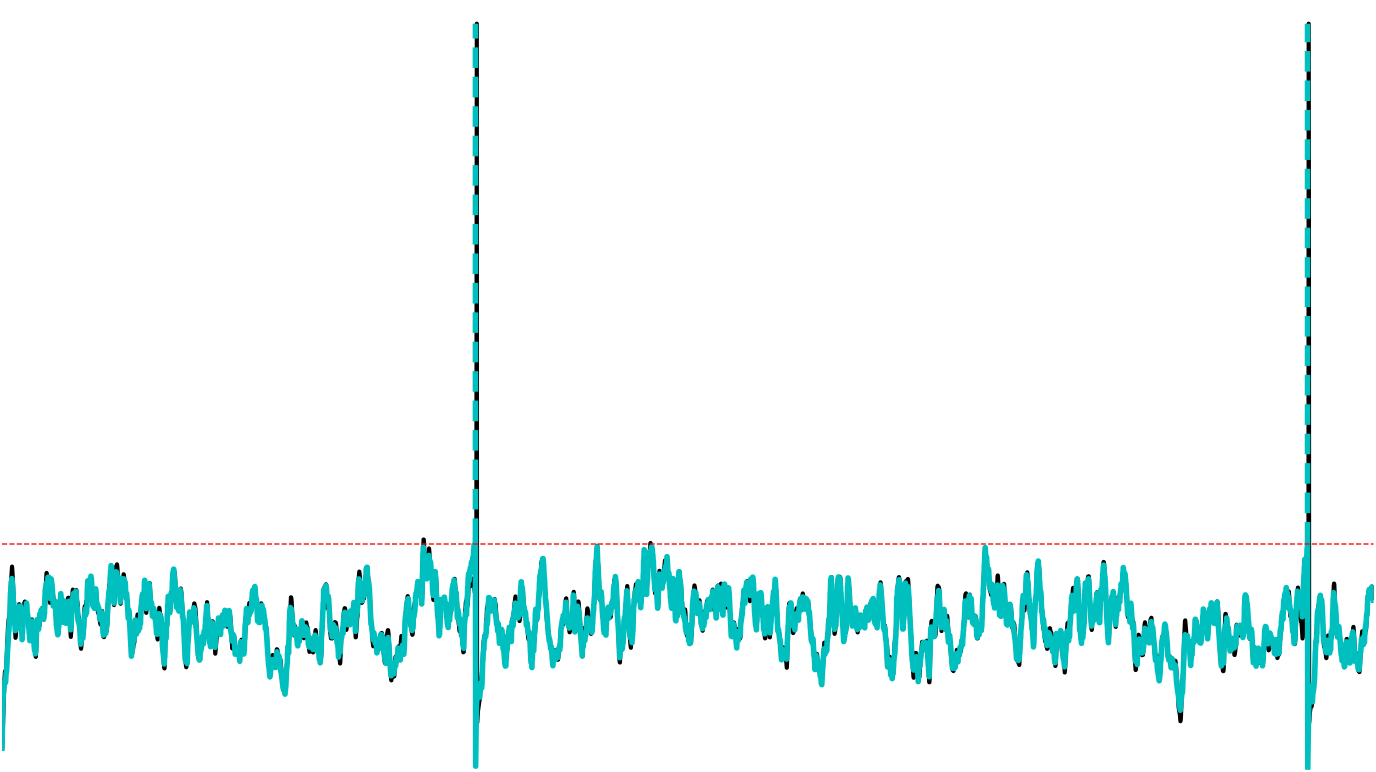

Generate this figure with Python:
import csv
import os
from itertools import zip_longest
from pathlib import Path

import matplotlib

matplotlib.use("Agg")

import matplotlib.pyplot as plt
import numpy as np


SCRIPT_DIR = Path(__file__).resolve().parent
ROOT = SCRIPT_DIR.parents[2]
PANEL = SCRIPT_DIR.name
DATA_DIR = ROOT / "nc_final_data" / "Figure2" / PANEL
SOURCE_DIR = ROOT / "nc_final_source_data" / "Figure2" / PANEL




def write_columns(path, columns, arrays):
    values = [np.asarray(value) for value in arrays]
    if any(value.ndim != 1 for value in values) or len(columns) != len(values):
        raise ValueError("Unexpected source data shape")
    values = [value.astype(np.float64) if value.dtype == np.float32 else value for value in values]
    path.parent.mkdir(parents=True, exist_ok=True)
    temporary = path.with_name(f".{path.name}.{os.getpid()}.tmp")
    try:
        with temporary.open("w", encoding="utf-8", newline="") as stream:
            writer = csv.writer(stream)
            writer.writerow(columns)
            writer.writerows(zip_longest(*values, fillvalue=""))
        os.replace(temporary, path)
    finally:
        if temporary.exists():
            temporary.unlink()


def main():
    neuron = np.load(DATA_DIR / "neuron_displayed_voltage.npy", allow_pickle=False)
    dbnn = np.load(DATA_DIR / "dbnn_displayed_voltage.npy", allow_pickle=False)
    if neuron.shape != (6001,) or dbnn.shape != neuron.shape:
        raise ValueError("Unexpected voltage shape")
    if not np.isfinite(neuron).all() or not np.isfinite(dbnn).all():
        raise ValueError("Voltage data must be finite")
    threshold = -69.5999984741211
    above_threshold = dbnn >= threshold
    spike_indices = np.flatnonzero(above_threshold[1:] & ~above_threshold[:-1]) + 1
    if above_threshold[0]:
        spike_indices = np.concatenate(([0], spike_indices))
    spike_times = spike_indices.astype(float)
    height = float(np.max(neuron))
    time = np.arange(neuron.size, dtype=float)
    limits = (-85.71506060248005, -30.912588504304598)
    write_columns(SOURCE_DIR / f"{PANEL}.csv", ("time_ms", "NEURON", "DBNN"), (time, neuron, dbnn))
    fig, ax = plt.subplots(figsize=(14.0, 8.0))
    ax.plot(time, neuron, color="black", linewidth=3.0)
    ax.plot(time, dbnn, color="c", linewidth=4.0)
    for spike in spike_times:
        index = int(np.clip(np.rint(spike), 0, len(time) - 1))
        ax.vlines(spike, ymin=float(dbnn[index]), ymax=height,
                  color="c", linestyle="--", linewidth=4.0)
    ax.axhline(threshold, color="red", linestyle="--", linewidth=1.0)
    ax.set_xlim(0.0, 6000.0)
    ax.set_ylim(*limits)
    ax.axis("off")
    fig.subplots_adjust(left=0.01, right=0.99, bottom=0.02, top=0.98)
    fig.savefig(SCRIPT_DIR / f"{PANEL}.pdf", format="pdf", bbox_inches="tight", pad_inches=0.02)
    plt.close(fig)


if __name__ == "__main__":
    main()
